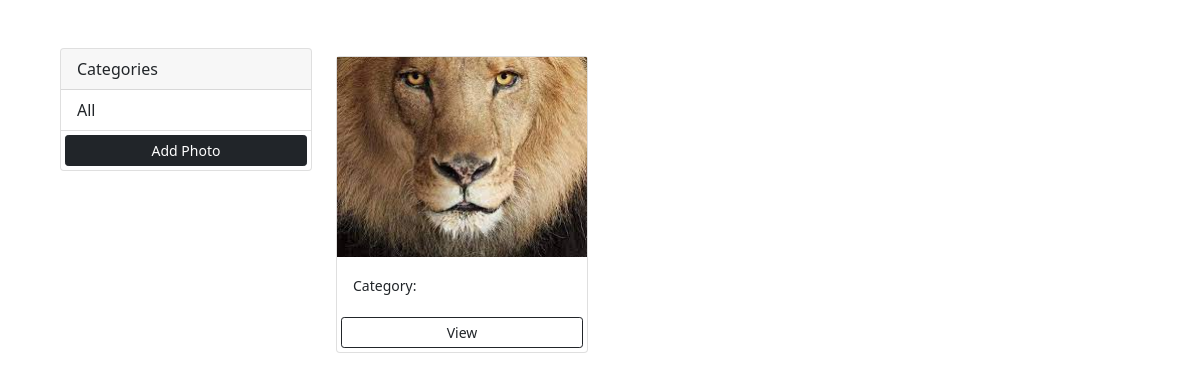
Before: / with the older database file.
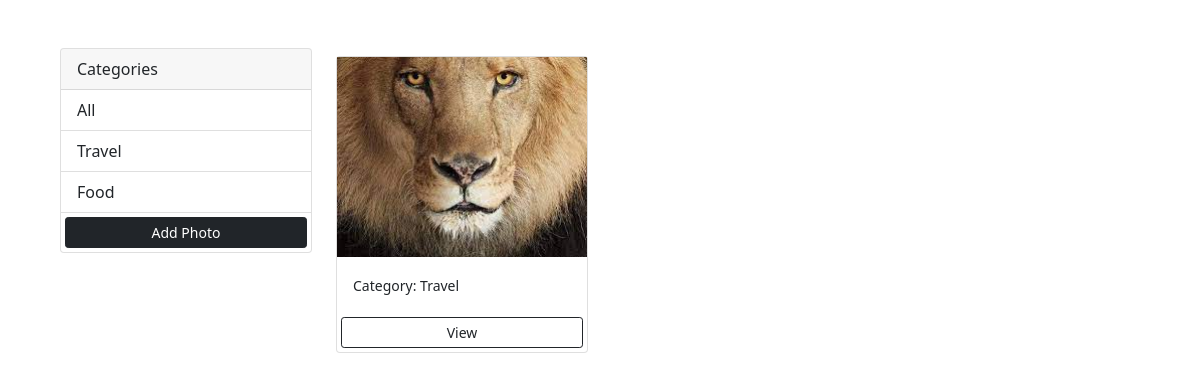
After: the same page with the newer database file.
### photos/models.py (models this page shows, shortened)
class Photo(models.Model):
    category = models.ForeignKey(Category, on_delete=models.SET_NULL, null=True, blank=True)
    image = models.ImageField(null=False, blank = False)
    description = models.TextField()

class Category(models.Model):
    name = models.CharField(max_length=100, null=False, blank=False)

### photos/views.py (the view)
# urls.py: path('', views.gallery, name='gallery'),
def gallery(request):
    categories = Category.objects.all()
    photos = Photo.objects.all()
    context = {
        'categories':categories,
        'photos':photos
    }
    return render(request, 'photos/gallery.html', context)

### photos/templates/photos/gallery.html (shortened to what this page needs)
<!doctype html>
<html lang="en">
  <head>
    <link href="https://cdn.jsdelivr.net/npm/bootstrap@5.0.2/dist/css/bootstrap.min.css" rel="stylesheet">
  </head>
  <body class="m-5">
    <div class="container">
        <div class="row">
            <div class="col-md-3">
                <div class="card">
                    <div class="card-header">
                        Categories
                    </div>
                    <ul class="list-group list-group-flush">
                        <li class="list-group-item">All</li>
                        {% for category in categories  %}
                        <li class="list-group-item">{{category.name}}</li>
                        {% endfor %}
                        <a href="{% url 'add' %}" class="btn btn-dark btn-block btn-sm m-1">Add Photo</a>
                    </ul>
                </div>
            </div>
            <div class="col-md-9">
                <div class="row">
                    {% for photo in photos  %}
                    <div class="col-md-4">
                        <div class="card my-2">
                            <img src="{{photo.image.url}}" class="image-thumbail" alt="...">
                            <div class="card-body">
                                <small>Category: {{photo.category.name}}</small>
                            </div>
                            <a href="{% url 'photo' photo.id %}" class="btn btn-outline-dark btn-sm m-1">View</a>
                        </div>
                    </div>
                    {% empty %}
                    <h3>No photos...</h3>
                    {% endfor %}
                </div>
            </div>
        </div>
    </div>
  </body>
</html>

### photos/templates/photos/gallery.html (style rules this page uses)
.image-thumbail { height: 200px; object-fit: cover; }

Changed rows visible on the page:
added Category: name "Travel"
added Category: name "Food"
changed Photo: category.name (not shown) → "Travel"
